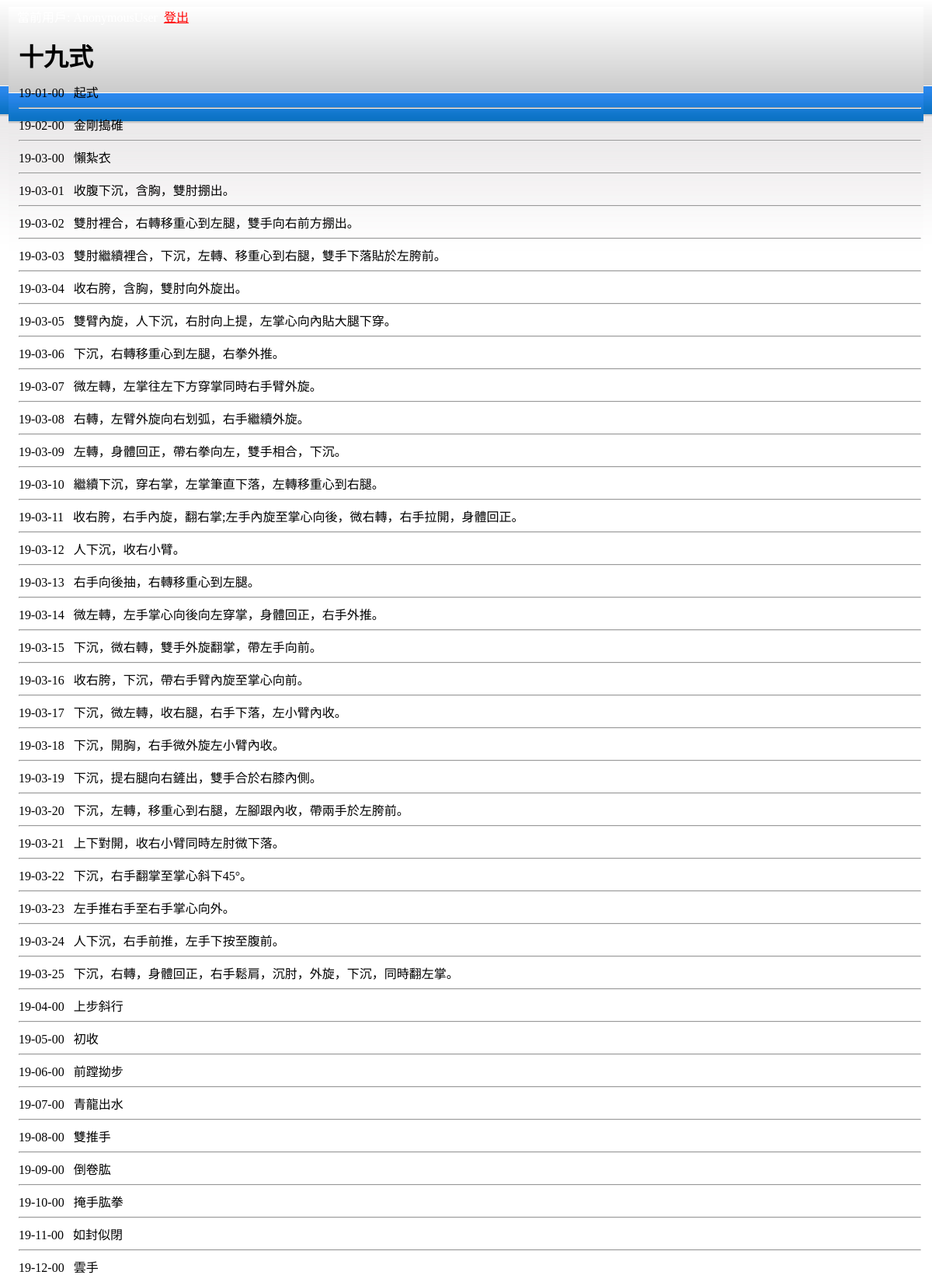
The page /routes/style19/ (upper part) on the database its author committed.
### itaiching/models.py (models this page shows, shortened)
class TaichiMove(models.Model):
    stylenum= models.IntegerField(default=19,verbose_name="幾式")
    setnum = models.IntegerField(default=1,verbose_name="第幾式")
    movenum = models.IntegerField(default=0,verbose_name="第幾動")
    pagenum = models.IntegerField(default=130,verbose_name="第幾頁")
    mnemonic = models.CharField(default=".",max_length=20,verbose_name="助憶")
    title = models.CharField(max_length=200,verbose_name="動作口訣")
    description = models.CharField(max_length=2000,verbose_name="動作要求")
    mynote = models.CharField(default=".", max_length=600,verbose_name="我的筆記")
    class Meta:
        verbose_name = "(3)動作"
        verbose_name_plural = "(3)動作"

### itaiching/views.py (the view)
# urls.py: url(r'^style19/(?P<setnum>[0-9]+)/$', views.style19detail, name='style19detail'),
def style19(request):
    item_list = TaichiMove.objects.filter(stylenum=19).order_by('setnum', 'movenum')[:3000]
    context = {'current_user':request.user,'page_title':'十九式','item_list': item_list}
    return render(request, 'itaiching/style19.html', context)

### itaiching/templates/itaiching/style19.html (shortened to what this page needs)
{% extends 'itaiching/base.html' %}
{% block content %}
{% for item in item_list %}
{{ item.stylenum|stringformat:"02d" }}-{{ item.setnum|stringformat:"02d" }}-{{ item.movenum|stringformat:"02d" }} &nbsp;
{{ item.title }}<br>
<hr>
{% endfor %}
<br><br><br>
{% for item in item_list %}
{{ item.description }}<br>
{% endfor %}
<br><br><br>
{% for item in item_list %}
<b>{{ item.title }}</b><br>
{% endfor %}
{% endblock %}

### itaiching/static/itaiching/style.css (style rules this page uses)
body, html { padding: 0px 3px 10px 3px; background-color: #D8DBE2; background:#fff url(images/bg.jpg) repeat-x; }

### rows shown on the page
TaichiMove: stylenum "19", setnum "01", movenum "00", title "起式"
TaichiMove: stylenum "19", setnum "02", movenum "00", title "金剛搗碓"
TaichiMove: stylenum "19", setnum "03", movenum "00", title "懶紮衣"
TaichiMove: stylenum "19", setnum "03", movenum "01", title "收腹下沉，含胸，雙肘掤出。"
TaichiMove: stylenum "19", setnum "03", movenum "02", title "雙肘裡合，右轉移重心到左腿，雙手向右前方掤出。"
TaichiMove: stylenum "19", setnum "03", movenum "03", title "雙肘繼續裡合，下沉，左轉、移重心到右腿，雙手下落貼於左胯前。"
TaichiMove: stylenum "19", setnum "03", movenum "04", title "收右胯，含胸，雙肘向外旋出。"
TaichiMove: stylenum "19", setnum "03", movenum "05", title "雙臂內旋，人下沉，右肘向上提，左掌心向內貼大腿下穿。"
TaichiMove: stylenum "19", setnum "03", movenum "06", title "下沉，右轉移重心到左腿，右拳外推。"
TaichiMove: stylenum "19", setnum "03", movenum "07", title "微左轉，左掌往左下方穿掌同時右手臂外旋。"
TaichiMove: stylenum "19", setnum "03", movenum "08", title "右轉，左臂外旋向右划弧，右手繼續外旋。"
TaichiMove: stylenum "19", setnum "03", movenum "09", title "左轉，身體回正，帶右拳向左，雙手相合，下沉。"
TaichiMove: stylenum "19", setnum "03", movenum "10", title "繼續下沉，穿右掌，左掌筆直下落，左轉移重心到右腿。"
TaichiMove: stylenum "19", setnum "03", movenum "11", title "收右胯，右手內旋，翻右掌;左手內旋至掌心向後，微右轉，右手拉開，身體回正。"
TaichiMove: stylenum "19", setnum "03", movenum "12", title "人下沉，收右小臂。"
TaichiMove: stylenum "19", setnum "03", movenum "13", title "右手向後抽，右轉移重心到左腿。"
TaichiMove: stylenum "19", setnum "03", movenum "14", title "微左轉，左手掌心向後向左穿掌，身體回正，右手外推。"
TaichiMove: stylenum "19", setnum "03", movenum "15", title "下沉，微右轉，雙手外旋翻掌，帶左手向前。"
TaichiMove: stylenum "19", setnum "03", movenum "16", title "收右胯，下沉，帶右手臂內旋至掌心向前。"
TaichiMove: stylenum "19", setnum "03", movenum "17", title "下沉，微左轉，收右腿，右手下落，左小臂內收。"
TaichiMove: stylenum "19", setnum "03", movenum "18", title "下沉，開胸，右手微外旋左小臂內收。"
TaichiMove: stylenum "19", setnum "03", movenum "19", title "下沉，提右腿向右鏟出，雙手合於右膝內側。"
TaichiMove: stylenum "19", setnum "03", movenum "20", title "下沉，左轉，移重心到右腿，左腳跟內收，帶兩手於左胯前。"
TaichiMove: stylenum "19", setnum "03", movenum "21", title "上下對開，收右小臂同時左肘微下落。"
TaichiMove: stylenum "19", setnum "03", movenum "22", title "下沉，右手翻掌至掌心斜下45°。"
TaichiMove: stylenum "19", setnum "03", movenum "23", title "左手推右手至右手掌心向外。"
TaichiMove: stylenum "19", setnum "03", movenum "24", title "人下沉，右手前推，左手下按至腹前。"
TaichiMove: stylenum "19", setnum "03", movenum "25", title "下沉，右轉，身體回正，右手鬆肩，沉肘，外旋，下沉，同時翻左掌。"
TaichiMove: stylenum "19", setnum "04", movenum "00", title "上步斜行"
TaichiMove: stylenum "19", setnum "05", movenum "00", title "初收"
TaichiMove: stylenum "19", setnum "06", movenum "00", title "前蹚拗步"
TaichiMove: stylenum "19", setnum "07", movenum "00", title "青龍出水"
TaichiMove: stylenum "19", setnum "08", movenum "00", title "雙推手"
TaichiMove: stylenum "19", setnum "09", movenum "00", title "倒卷肱"
TaichiMove: stylenum "19", setnum "10", movenum "00", title "掩手肱拳"
TaichiMove: stylenum "19", setnum "11", movenum "00", title "如封似閉"
TaichiMove: stylenum "19", setnum "12", movenum "00", title "雲手"

### other values the page prints
{{ page_title }} "十九式"
